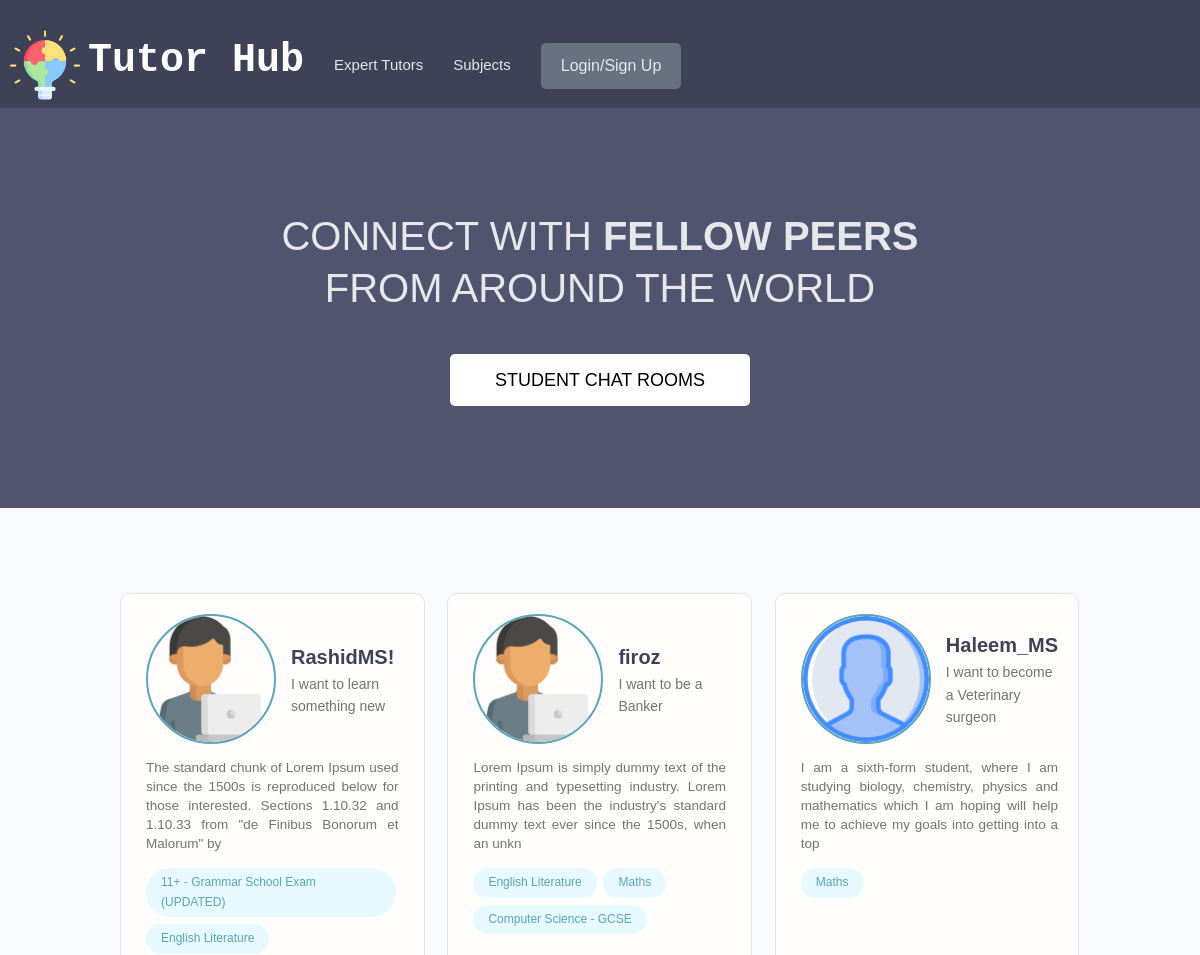
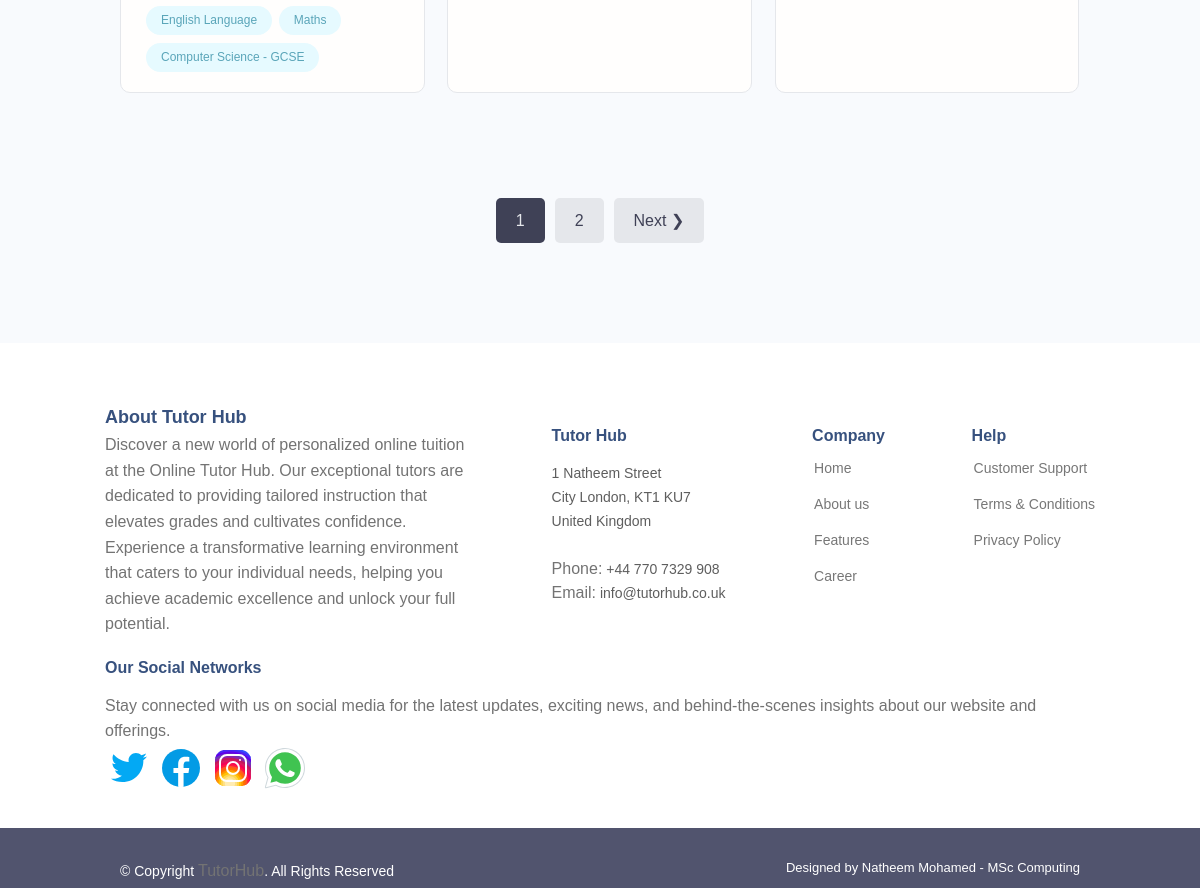
The page /student-profiles/ on the database its author committed (2 pictures, top to bottom).
### userprofile/models.py (models this page shows, shortened)
class StudentProfile(models.Model):
    user = models.OneToOneField(settings.AUTH_USER_MODEL, on_delete=models.CASCADE,
                                       null=True, blank=True)
    email = models.EmailField(max_length=500, blank=False, null=True)
    username = models.CharField(max_length=200, blank=False, null=True)
    name = models.CharField(max_length=200, blank=False, null=True)
    first_name = models.CharField(max_length=300, blank=False, null=True)
    last_name = models.CharField(max_length=300, blank=True, null=True)
    short_goal = models.CharField(max_length=200, blank=True, null=True)
    bio = models.TextField(blank=True, null=True)
    EDUCATION_LEVEL = (
        ('Year 7', 'Year 7 KS3'),
        ('Year 8', 'Year 8 KS3'),
        ('Year 9', 'Year 9 KS3'),
        ('Year 10', 'Year 10 KS4'),
        ('Year 11', 'Year 11 KS4'),
        ('Year 12', 'Year 12 KS5'),
        ('Year 13', 'Year 13 KS5'),
    )
    Year_group = models.CharField(max_length=200, choices=EDUCATION_LEVEL)
    interested_subjects = models.ManyToManyField('MainSubjSkill',blank=True)
    profile_image = models.ImageField(null=True, blank=True, upload_to='student-profile-img/',
                                      default="defaultprofileimg/studentdefault.png")
    created = models.DateTimeField(auto_now_add=True)
    id = models.UUIDField(default=uuid.uuid4, unique=True, primary_key=True, editable=False)
    parent_name = models.CharField(max_length=150, blank=True, null=True)
    parent_email = models.EmailField(max_length=500, blank=True, null=True)
    parent_phone = models.CharField(max_length=20, blank=True, null=True)
    parent_pro_image = models.ImageField(null=True, blank=True, upload_to='student-parent-profile-img/',
                                      default="defaultprofileimg/parentm.png")
    PREFERRED_AVAILABILITY_CHOICES = [
        ('Weekday mornings', 'Weekday mornings'),
        ('Weekday afternoons', 'Weekday afternoons'),
        ('Weekday evenings', 'Weekday evenings'),
        ('Weekends mornings', 'Weekends mornings'),
        ('Weekends afternoons', 'Weekends afternoons'),
        ('Weekends evenings', 'Weekends evenings'),
    ]
    preferred_availability = models.CharField(
        max_length=100, choices=PREFERRED_AVAILABILITY_CHOICES, blank=True, null=True
    )

class MainSubjSkill(models.Model):
    owner = models.ForeignKey(TutorProfile, on_delete=models.CASCADE, null=True, blank=True)
    subject_name = models.CharField(max_length=200, unique=False)
    subject_description = models.TextField(null=True, blank=True)
    created = models.DateTimeField(auto_now_add=True)
    id = models.UUIDField(default=uuid.uuid4, unique=True,
                          primary_key=True, editable=False)

### userprofile/views.py (the view)
# urls.py: path('student-profiles/', views.studentProfiles, name="student-profiles"),
def studentProfiles(request):
    students, search_qurey = searchStudents(request)
    page_number_range, students = paginateStudentProfiles (request, students, 3)
    context = {'students': students, 'search_query': search_qurey, 'page_number_range':page_number_range}
    return render (request, 'userprofile/studentprofile/student-profiles.html', context)

### userprofile/utils.py (called while the page is built)
def paginateStudentProfiles(request, profiles, results):
    page = request.GET.get('page', 1)
    paginator = Paginator(profiles, results)
    page_number_range = paginator.page_range
    paginated_profiles = paginator.page(page)
    return page_number_range, paginated_profiles

def searchStudents(request):
    search_query = ''
    if request.GET.get('search_query'):
        search_query = request.GET.get('search_query')
    interested_subjects = MainSubjSkill.objects.filter(subject_name__icontains=search_query)
    students = StudentProfile.objects.distinct().filter(
        Q(name__icontains=search_query) |
        Q(short_goal__icontains=search_query) |
        Q(Year_group__icontains=search_query) |
        Q(interested_subjects__in=interested_subjects)
    )
    return students, search_query

### userprofile/templates/userprofile/studentprofile/student-profiles.html
{% extends 'main.html' %}
{% block content %}
<main class="home">
    <section class="hero-section text-center">
      <div class="container container--narrow">
        <div class="hero-section__box">
          <h2>CONNECT WITH <span>FELLOW PEERS</span></h2>
          <h2>FROM AROUND THE WORLD</h2>
        </div>
        <div class="hero-section__search">
          <a href="{% url 'all-rooms' %}" class="btn btn--sub btn--lgchat">STUDENT CHAT ROOMS</a>
        </div>
      </div>
    </section>
    <section class="devlist">
      <div class="container">
        <div class="grid grid--three">
          {% for student in students %}
          <div class="column card">
            <div class="dev">
              <a href="{% url 'student-profile' student.id %}" class="card__body">
                <div class="dev__profile">
                  <img class="avatar avatar--md" src="{{student.profile_image.url}}" alt="image" />
                  <div class="dev__meta">
                    <h3>{{student.username}}</h3>
                    <h5>{{student.short_goal}}</h5>
                  </div>
                </div>
                <p class="dev__info">{{student.bio|slice:"165"}}</p>
                <div class="dev__skills">
                  {% for subject in student.interested_subjects.all %}
                  <span class="tag tag--pill tag--main">
                    <small>{{subject.subject_name}}</small>
                  </span>
                  {% endfor %}
                </div>
              </a>
            </div>
          </div>
          {% endfor %}
        </div>
      </div>
    </section>
    {% include 'pagenumbers.html' with queryset=students page_range=page_number_range %}
  </main>
{% endblock content %}

### static/styles/main-styles.css (style rules this page uses)
* { margin: 0; padding: 0; box-sizing: border-box; text-rendering: optimizeLegibility; color: inherit; font-size: inherit; }
html { font-size: 50%; }
@media only screen and (min-width: 480px) { html { font-size: 56.25%; } }
@media only screen and (min-width: 1200px) { html { font-size: 62.5%; } }
body { line-height: 1.6; font-weight: 400; font-size: 1.5rem; color: var(--color-text); background-color: var(--color-bg); min-height: 100vh; }
.card { border-radius: 1rem; background-color: var(--color-white); border: 1.5px solid var(--color-light); width: auto; height: auto; margin-top: 0.5rem; margin-bottom: 0.5rem; overflow: hidden; }
.card__body, .card__header { padding: 2rem 2.5rem; }
.container { width: 92%; max-width: 165rem; margin: 0 auto; box-sizing: border-box; }
.container--narrow { width: 92%; max-width: 120rem; }
@media screen and (min-width: 1000px) { .container { width: 90%; } }
@media screen and (min-width: 1000px) { .container--narrow { width: 85%; } }
@media screen and (min-width: 1200px) { .container { width: 80%; } }
@media screen and (min-width: 1200px) { .container--narrow { width: 72%; } }
.text-center { text-align: center; }
:root { --color-main: #5aa5b9; --color-main-light: #e6faff; --color-sub: #3f4156; --color-sub-light: #51546e; --color-sub-lighter: #ededfd; --color-text: #737373; --color-gray: #8b8b8b; --color-light: #e5e7eb; --color-light-gray: #767676; --color-bg: #f8fafd; --color-white: #fffefd; --color-white-light: #f3f3f3; --color-success: #359e64; --color-success-bg: #def8e8; --color-error: #fc4b0b; --color-error-bg: #fff2ee; --font-base: 'Poppins', arial, helvetica, 'Segoe UI', roboto, ubuntu, sans-serif; --font-monospace: 'Fira Code', 'Courier New', courier, monospace; --font-regular: 300; --font-medium: 500; --font-bold: 700; --generic-shadow: 1px 1px 5px #00000010; --generic-transition: all 0.3s ease-in-out; }
* { font-family: var(--font-base); }
h2 { font-size: 2.6rem; font-weight: var(--font-bold); }
h3 { font-size: 3.2rem; font-weight: var(--font-medium); }
h5 { font-size: 2.4rem; font-weight: var(--font-medium); }
h5, h6 { font-weight: var(--font-regular); }
p, span, strong { font-size: 1.6rem; color: var(--color-text); font-weight: var(--font-regular); }
a { padding-bottom: 2px; text-decoration: none; display: inline-block; color: var(--color-main); font-weight: var(--font-medium); }
.btn { display: inline-block; position: relative; cursor: pointer; background-color: var(--color-light); font-weight: var(--font-medium); color: var(--color-sub); text-decoration: none; padding: 1rem 2rem; border-radius: 0.5rem; border: none; width: -webkit-fit-content; width: -moz-fit-content; width: fit-content; height: -webkit-fit-content; height: -moz-fit-content; height: fit-content; font-size: 1.6rem; outline-width: 0; outline-color: transparent; -webkit-backface-visibility: hidden; backface-visibility: hidden; transition: all 0.3s ease-in-out; }
.btn--sub { background-color: var(--color-sub); color: var(--color-white); }
.btn--lgchat { font-size: 1.8rem; padding: 1.2rem 4.5rem; margin-top: 4rem; background-color: white; color: black; }
.grid { display: flex; flex-wrap: wrap; justify-content: flex-start; align-items: stretch; }
.grid > .column { min-width: 28rem; margin-bottom: 2.5rem; }
.grid--three > .column { flex-basis: 100%; }
@media screen and (min-width: 800px) { .grid--three { margin-right: -2%; } }
@media screen and (min-width: 800px) { .grid--three > .column { margin-right: 2%; } }
@media screen and (min-width: 800px) { .grid--three > .column { flex-basis: 48%; } }
@media screen and (min-width: 1200px) { .grid--three { margin-right: -2.33%; } }
@media screen and (min-width: 1200px) { .grid--three > .column { margin-right: 2.33%; } }
@media screen and (min-width: 1200px) { .grid--three > .column { flex-basis: 31%; } }
.avatar { border-radius: 50%; border: 2px solid var(--color-main); object-fit: cover; }
.avatar--md { height: 7rem; width: 7rem; }

### rows shown on the page
StudentProfile: profile_image (placeholder picture), username "RashidMS!", short_goal "I want to learn something new", bio "The standard chunk of Lorem Ipsum used since the 1500s is reproduced below for those interested. Sections 1.10.32 and 1.10.33 from \"de Finibus Bonorum et Malorum\" by"
MainSubjSkill: subject_name "11+ - Grammar School Exam (UPDATED)"
MainSubjSkill: subject_name "English Literature"
MainSubjSkill: subject_name "English Language"
MainSubjSkill: subject_name "Maths"
MainSubjSkill: subject_name "Computer Science - GCSE"
StudentProfile: profile_image (placeholder picture), username "firoz", short_goal "I want to be a Banker", bio "Lorem Ipsum is simply dummy text of the printing and typesetting industry. Lorem Ipsum has been the industry's standard dummy text ever since the 1500s, when an unkn"
StudentProfile: profile_image (placeholder picture), username "Haleem_MS", short_goal "I want to become a Veterinary surgeon", bio "I am a sixth-form student, where I am studying biology, chemistry, physics and mathematics which I am hoping will help me to achieve my goals into getting into a top"

### other values the page prints
{{ page }} "1"
{{ page }} "2"
